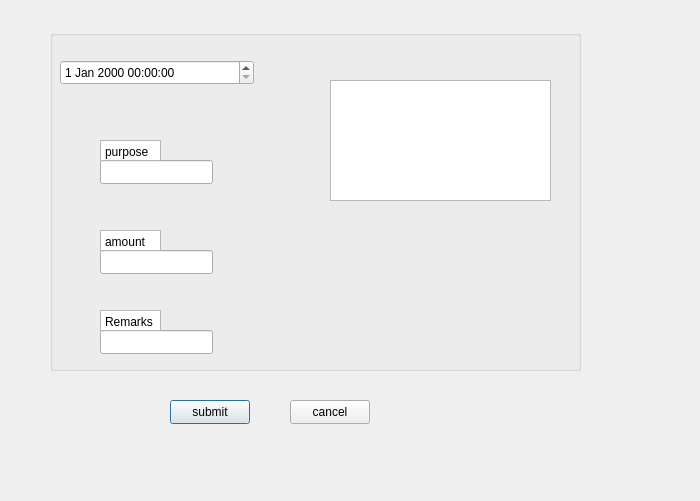
<?xml version="1.0" encoding="UTF-8"?>
<ui version="4.0">
 <class>Adding_transaction_page</class>
 <widget class="QDialog" name="Adding_transaction_page">
  <property name="geometry">
   <rect>
    <x>0</x>
    <y>0</y>
    <width>700</width>
    <height>501</height>
   </rect>
  </property>
  <property name="windowTitle">
   <string>Dialog</string>
  </property>
  <widget class="QGroupBox" name="groupBox">
   <property name="geometry">
    <rect>
     <x>50</x>
     <y>30</y>
     <width>531</width>
     <height>341</height>
    </rect>
   </property>
   <property name="title">
    <string/>
   </property>
   <widget class="QLineEdit" name="lineEdit">
    <property name="geometry">
     <rect>
      <x>50</x>
      <y>130</y>
      <width>113</width>
      <height>24</height>
     </rect>
    </property>
   </widget>
   <widget class="QLineEdit" name="lineEdit_2">
    <property name="geometry">
     <rect>
      <x>50</x>
      <y>220</y>
      <width>113</width>
      <height>24</height>
     </rect>
    </property>
   </widget>
   <widget class="QTextEdit" name="textEdit">
    <property name="geometry">
     <rect>
      <x>50</x>
      <y>110</y>
      <width>61</width>
      <height>21</height>
     </rect>
    </property>
    <property name="verticalScrollBarPolicy">
     <enum>Qt::ScrollBarAlwaysOff</enum>
    </property>
    <property name="horizontalScrollBarPolicy">
     <enum>Qt::ScrollBarAlwaysOff</enum>
    </property>
    <property name="html">
     <string>&lt;!DOCTYPE HTML PUBLIC &quot;-//W3C//DTD HTML 4.0//EN&quot; &quot;http://www.w3.org/TR/REC-html40/strict.dtd&quot;&gt;
&lt;html&gt;&lt;head&gt;&lt;meta name=&quot;qrichtext&quot; content=&quot;1&quot; /&gt;&lt;meta charset=&quot;utf-8&quot; /&gt;&lt;style type=&quot;text/css&quot;&gt;
p, li { white-space: pre-wrap; }
hr { height: 1px; border-width: 0; }
li.unchecked::marker { content: &quot;\2610&quot;; }
li.checked::marker { content: &quot;\2612&quot;; }
&lt;/style&gt;&lt;/head&gt;&lt;body style=&quot; font-family:'Segoe UI'; font-size:9pt; font-weight:400; font-style:normal;&quot;&gt;
&lt;p style=&quot; margin-top:0px; margin-bottom:0px; margin-left:0px; margin-right:0px; -qt-block-indent:0; text-indent:0px;&quot;&gt;purpose&lt;/p&gt;&lt;/body&gt;&lt;/html&gt;</string>
    </property>
   </widget>
   <widget class="QTextEdit" name="textEdit_2">
    <property name="geometry">
     <rect>
      <x>50</x>
      <y>200</y>
      <width>61</width>
      <height>21</height>
     </rect>
    </property>
    <property name="verticalScrollBarPolicy">
     <enum>Qt::ScrollBarAlwaysOff</enum>
    </property>
    <property name="horizontalScrollBarPolicy">
     <enum>Qt::ScrollBarAlwaysOff</enum>
    </property>
    <property name="sizeAdjustPolicy">
     <enum>QAbstractScrollArea::AdjustToContentsOnFirstShow</enum>
    </property>
    <property name="html">
     <string>&lt;!DOCTYPE HTML PUBLIC &quot;-//W3C//DTD HTML 4.0//EN&quot; &quot;http://www.w3.org/TR/REC-html40/strict.dtd&quot;&gt;
&lt;html&gt;&lt;head&gt;&lt;meta name=&quot;qrichtext&quot; content=&quot;1&quot; /&gt;&lt;meta charset=&quot;utf-8&quot; /&gt;&lt;style type=&quot;text/css&quot;&gt;
p, li { white-space: pre-wrap; }
hr { height: 1px; border-width: 0; }
li.unchecked::marker { content: &quot;\2610&quot;; }
li.checked::marker { content: &quot;\2612&quot;; }
&lt;/style&gt;&lt;/head&gt;&lt;body style=&quot; font-family:'Segoe UI'; font-size:9pt; font-weight:400; font-style:normal;&quot;&gt;
&lt;p style=&quot; margin-top:0px; margin-bottom:0px; margin-left:0px; margin-right:0px; -qt-block-indent:0; text-indent:0px;&quot;&gt;amount&lt;/p&gt;&lt;/body&gt;&lt;/html&gt;</string>
    </property>
   </widget>
   <widget class="QLineEdit" name="lineEdit_7">
    <property name="geometry">
     <rect>
      <x>50</x>
      <y>300</y>
      <width>113</width>
      <height>24</height>
     </rect>
    </property>
   </widget>
   <widget class="QPlainTextEdit" name="plainTextEdit_4">
    <property name="geometry">
     <rect>
      <x>50</x>
      <y>280</y>
      <width>61</width>
      <height>21</height>
     </rect>
    </property>
    <property name="verticalScrollBarPolicy">
     <enum>Qt::ScrollBarAlwaysOff</enum>
    </property>
    <property name="horizontalScrollBarPolicy">
     <enum>Qt::ScrollBarAlwaysOff</enum>
    </property>
    <property name="sizeAdjustPolicy">
     <enum>QAbstractScrollArea::AdjustToContentsOnFirstShow</enum>
    </property>
    <property name="plainText">
     <string>Remarks</string>
    </property>
   </widget>
   <widget class="QTextEdit" name="textEdit_7">
    <property name="geometry">
     <rect>
      <x>280</x>
      <y>50</y>
      <width>221</width>
      <height>121</height>
     </rect>
    </property>
   </widget>
   <widget class="QDateTimeEdit" name="dateTimeEdit">
    <property name="geometry">
     <rect>
      <x>10</x>
      <y>30</y>
      <width>194</width>
      <height>25</height>
     </rect>
    </property>
   </widget>
  </widget>
  <widget class="QPushButton" name="pushButton">
   <property name="geometry">
    <rect>
     <x>170</x>
     <y>400</y>
     <width>80</width>
     <height>24</height>
    </rect>
   </property>
   <property name="text">
    <string>submit</string>
   </property>
  </widget>
  <widget class="QPushButton" name="pushButton_2">
   <property name="geometry">
    <rect>
     <x>290</x>
     <y>400</y>
     <width>80</width>
     <height>24</height>
    </rect>
   </property>
   <property name="text">
    <string>cancel</string>
   </property>
  </widget>
 </widget>
 <resources/>
 <connections/>
</ui>
